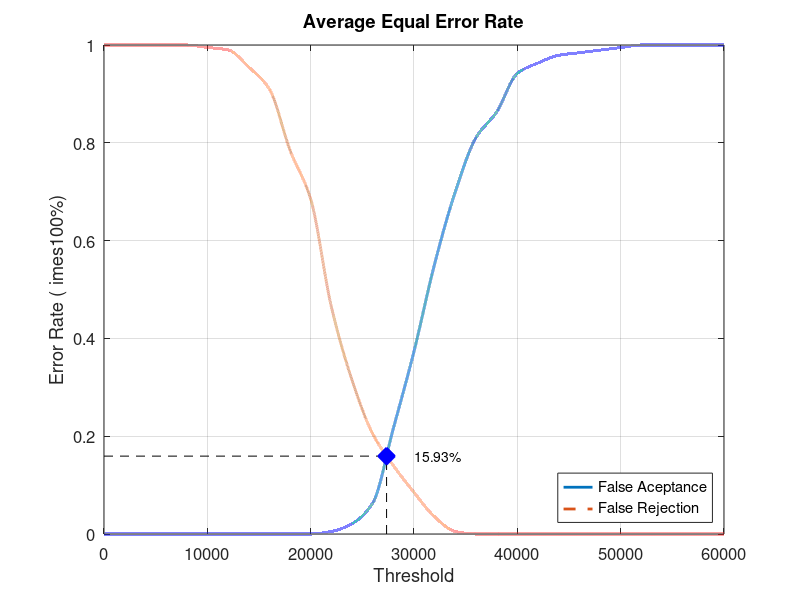
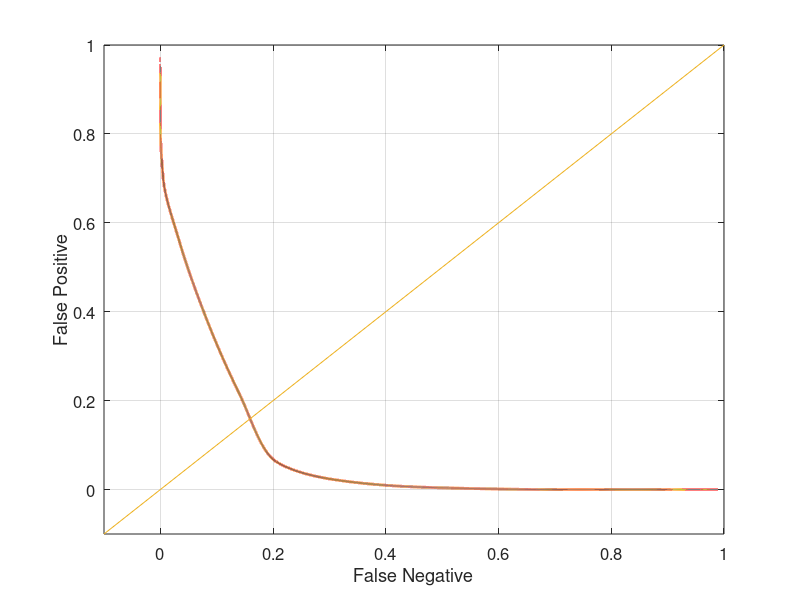

Source code (MATLAB) for these figures, in order:
close all;
clear;
clc;
x = 0:2000:60000;
xq = 0:0.5:60000;

y0 = [0 0 0 0 0 0 0 0 0 0 0 0.00526316 0.0210526 0.0631579 0.215789 0.373684 0.552632 0.7 0.810526 0.863158 0.942105 0.963158 0.978947 0.984211 0.989474 0.994737 1 1 1 1 1]
yy0 = interp1(x, y0, xq, 'pchip');
y1 = [1 1 1 1 1 0.995 0.99 0.955 0.91 0.785 0.685 0.465 0.315 0.205 0.14 0.085 0.035 0.005 0 0 0 0 0 0 0 0 0 0 0 0 0]
yy1 = interp1(x, y1, xq, 'pchip');

% Calculating EER: 
y2 = abs(y0 - y1);
find(y2 == min(y2))
yy2 = abs(yy0 - yy1);
xEER = find(yy2 == min(yy2));
xEERIndex = xq(xEER) % X-axis EER
yEER = yy0(xEER) % Y-axis EER

main = figure
plot(xq, yy0,'-','LineWidth', 2);	hold on
plot(xq, yy1,'--','LineWidth', 2);	hold on
plot([xEERIndex xEERIndex], [0 yEER], 'k--');	hold on
plot([0 xEERIndex], [yEER yEER], 'k--');	hold on
plot(xEERIndex, yEER, 'bx', 'LineWidth', 10);	hold on
text(xEERIndex + 10 * xEERIndex / 100, yEER, [num2str(round((10000 * yEER)) / 100) '%'])
legend('False Aceptance', 'False Rejection', 'Location', 'SouthEast')
xlabel('Threshold')
ylabel('Error Rate (	imes100%)')
title('Average Equal Error Rate')
set(gca, 'FontSize', 12)
axis([0 60000 0 1])
grid on

print(main, 'Database2_4Main', '-dpng');
FNRxFPR = figure('Color', [1 1 1]);
plot(yy1, yy0, '-', yy1, yy0, 'LineWidth', 2);
hold on
y = -0.1:0.1:1
plot(y, y); 
set(gca, 'FontSize', 12)
xlabel('False Negative')
ylabel('False Positive')
axis([-0.1 1 -0.1 1])
set(gca, 'FontSize', 12)
grid on

print(FNRxFPR, 'Database2_4FNRxFPR','-dpng');
